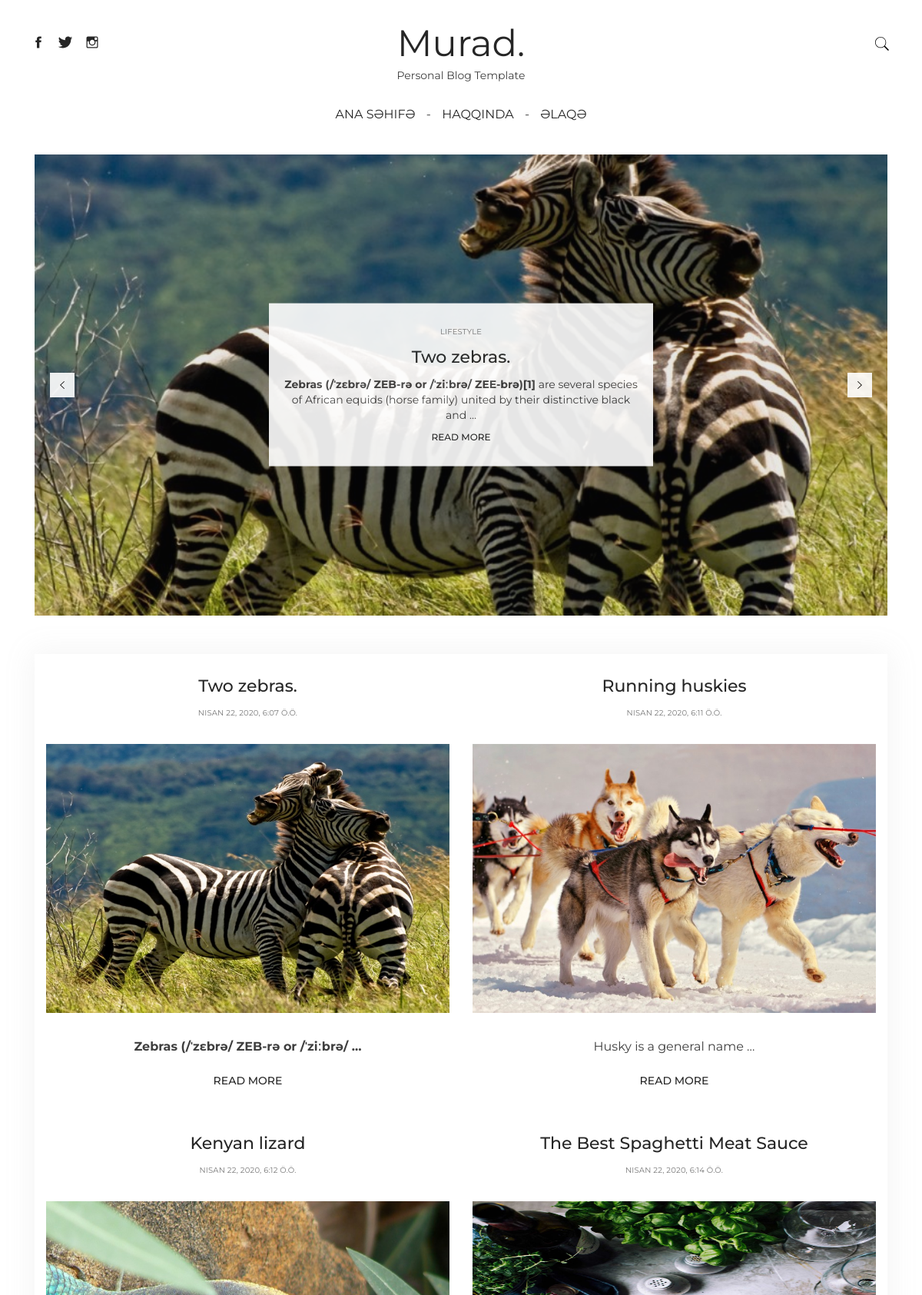
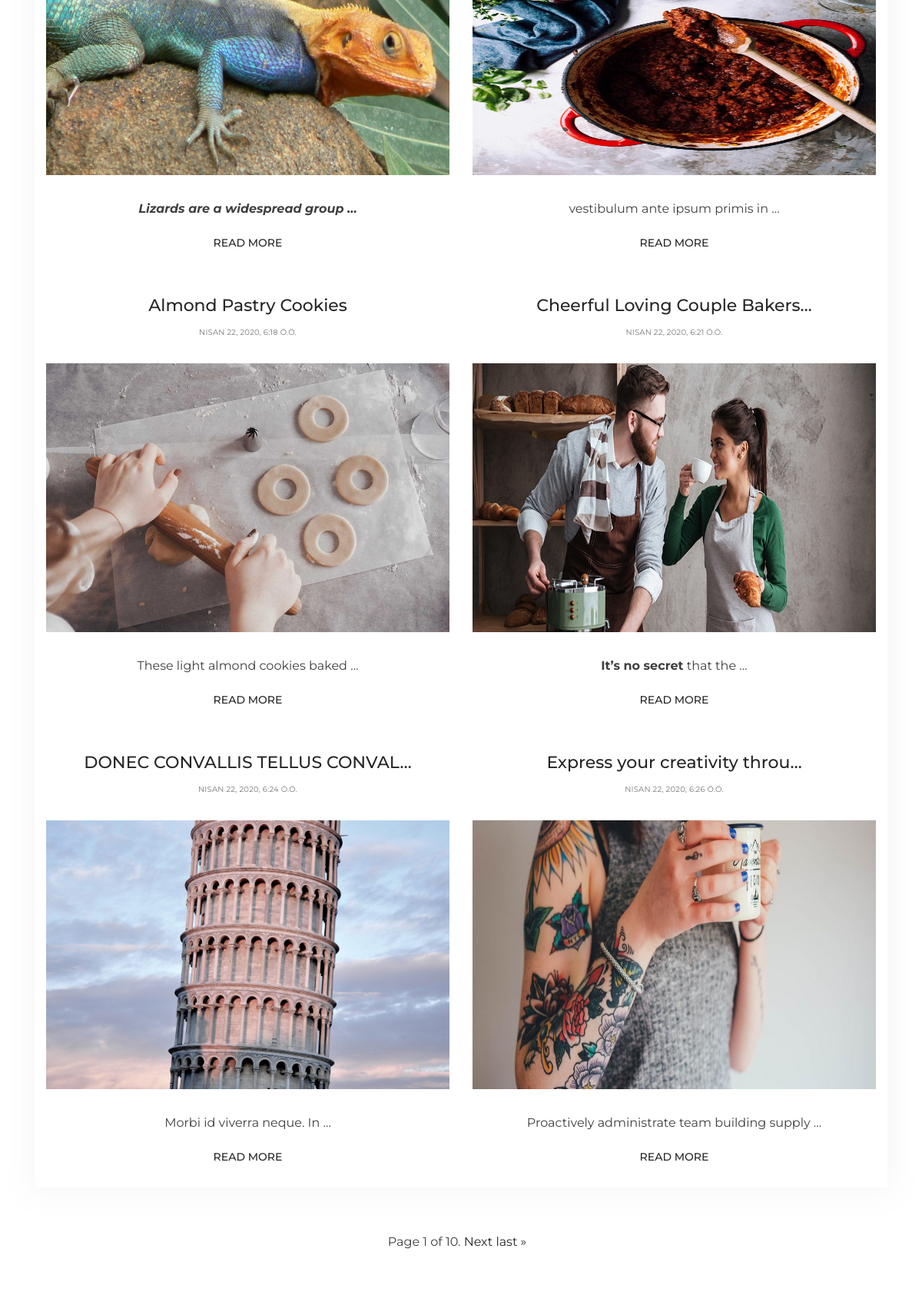
The page / (upper part) on the database its author committed (2 pictures, top to bottom).
### polls/models.py (models this page shows)
class Pages(models.Model):
    id = models.AutoField(auto_created=True, primary_key=True, serialize=False)
    page = models.CharField(max_length=250, verbose_name='Səhifənin adı')
    page_url = models.CharField(max_length=250, verbose_name='Alt səhifə (url)')
    def __str__(self):
        return self.page

class Post(models.Model):
    id = models.AutoField(auto_created=True, primary_key=True, serialize=False)
    page_id = models.ForeignKey(Pages, on_delete=models.CASCADE)
    title = models.CharField(max_length=250, verbose_name='Başlıq')
    slug = models.SlugField(max_length=250,verbose_name='Slug')
    picture = models.ImageField(upload_to='img/',blank=True,verbose_name='Şəkil')
    created_at = models.DateTimeField(verbose_name='İndiki vaxt')
    content = RichTextUploadingField() #HTMLField()
    def __str__(self):
        return self.title
    def image_tag(self):
        from django.utils.html import mark_safe
        return mark_safe('<img src="%s" width="100px" height="100px" />'%(self.picture.url))
    image_tag.short_description = 'Image'
    """class About(models.Model):
    id = models.AutoField(auto_created=True, primary_key=True, serialize=False)
    title = models.CharField(max_length=250, verbose_name='Başlıq')
    picture = models.ImageField(upload_to='img/',blank=True,verbose_name='Şəkil')
    content = RichTextUploadingField() #HTMLField()

    def __str__(self):
        return self.title

    def image_tag(self):
        from django.utils.html import mark_safe
        return mark_safe('<img src="%s" width="100px" height="100px" />'%(self.picture.url))
    image_tag.short_description = 'Image'


class Contact(models.Model):
    id = models.AutoField(auto_created=True, primary_key=True, serialize=False)
    title = models.CharField(max_length=250, verbose_name='Başlıq')
    picture = models.ImageField(upload_to='img/',blank=True,verbose_name='Şəkil')
    content = RichTextUploadingField() #HTMLField()

    def __str__(self):
        return self.title

    def image_tag(self):
        from django.utils.html import mark_safe
        return mark_safe('<img src="%s" width="100px" height="100px" />'%(self.picture.url))
    image_tag.short_description = 'Image'"""

### polls/views.py (the view)
# urls.py: path('', include('polls.urls',namespace="index") ),
def index(request):
    pages= Pages.objects.all()
    data = Post.objects.select_related("page_id").filter(page_id_id__page_url="index")
    data2 = Post.objects.order_by("slug")
    page = Paginator(data2, 1)
    page_number = request.GET.get('page')
    page_obj = page.get_page(page_number)
    print("$$$$$",pages)
    return render(request,"main.html",{"data":data,"page_obj":page_obj,"pages":pages})

### templates/main.html (shortened to what this page needs)
{% extends 'header.html' %}
{% block body %}
      {% load static %}
      {% include 'nav.html' with url=pages%}
      {% include 'index.html' with url=pages%}
    {% endblock %}

### templates/nav.html (shortened to what this page needs)
<header class="header  container">
    <div class="row  header__logo">
      <div class="col-md-3">
        <div class="social-icons">
          <a href="#">
            <svg>
              <use xmlns:xlink="http://www.w3.org/1999/xlink" xlink:href="#icon-facebook"></use>
            </svg>
          </a>
          <a href="#">
            <svg>
              <use xmlns:xlink="http://www.w3.org/1999/xlink" xlink:href="#icon-twitter"></use>
            </svg>
          </a>
          <a href="#">
            <svg>
              <use xmlns:xlink="http://www.w3.org/1999/xlink" xlink:href="#icon-instagram"></use>
            </svg>
          </a>
        </div>
      </div>
      <div class="col-md-6  logo">
        <h1><a class="logo__link" href="{% url 'polls:index' %}">Murad.</a></h1>
        <div class="logo__description">Personal Blog Template</div>
      </div>
      <div class="col-md-3  header__right">
        <div class="top-icons">
          <div class="top-icons__search">
            <svg>
              <use xmlns:xlink="http://www.w3.org/1999/xlink" xlink:href="#icon-search"></use>
            </svg>
          </div>
        </div>
      </div>
    </div>
<nav class="nav">
    <ul class="nav__list">
      {% for page in pages %}
      <li class="nav__item">
        <a href="{% url 'polls:about'  slug=page.page_url%}">{{page}}</a>
      </li>
              {%endfor%}
    </ul>
  </nav>
    </header>

### templates/index.html (shortened to what this page needs)
<section class="container  top-slider">
  <div class="col-md-12">
    <div class="bxslider">
      {% for d in data %}
      <div>
        <div class="featured-image" style="background-image:url(static/{{ d.picture }});">
          <div class="featured-image__content">
            <span class="featured-image__content-category">
              <a href="#">Lifestyle</a>
            </span>
            <span class="featured-image__content-title">
              <a href="{% url 'polls:post' slug=d.slug %}">{{d.title}}</a>
            </span>
            <p>{{d.content|truncatewords_html:20|safe}}</p>
            <span class="featured-image__content-link">
              <a href="{% url 'polls:post' slug=d.slug %}">Read More</a>
            </span>
          </div>
        </div>
      </div>{%endfor%}
    </div>
  </div>
</section>
    <main>
      <div class="container">
        <div class="col-md-12  container--grid">
          <div class="row">
            {% for d in data %}
            <div class="col-sm-6  col-md-6  blog-post  blog-post--grid">
              <div class="blog-post-wrapper">
                <div class="blog-post__info  blog-post__info--top">
                </div>
                <div class="blog-post__title">
                  <h2><a href="{% url 'polls:post' slug=d.slug %}">{{d.title|truncatechars:30}}</a></h2>
                </div>
                <div class="blog-post__info">
                  <span>{{d.created_at}}</span>
                </div>
              </div>
              <div class="blog-post__image">
                <a href="{% url 'polls:post' slug=d.slug %}" ><img style="width:525px;height:350px" src="static/{{ d.picture }}" alt="{{d.title}}"></a>
              </div>
              <div class="blog-post-wrapper">
                <div class="blog-post__content">
                  <p>{{d.content|truncatewords_html:5|safe}}</p>
                </div>
                <div class="blog-post__footer">
                  <a class="blog-post__footer-link" href="{% url 'polls:post' slug=d.slug %}">Read more</a>
                </div>
              </div>
            </div>{%endfor%}
          </div>
          <nav class="blog-pagination">
            <ul class="blog-pagination__items">
              <span class="current">
                Page {{ page_obj.number }} of {{ page_obj.paginator.num_pages }}.
            </span>
              {% if page_obj.has_next %}
              <li class="blog-pagination__item">
                <a href="?page={{ page_obj.next_page_number }}">Next</a>
                <a href="?page={{ page_obj.paginator.num_pages }}">last &raquo;</a>
              </li>
              {% endif %}
            </ul>
          </nav>
        </div>
      </div>
    </main>

### rows shown on the page
Pages: page "ANA SƏHIFƏ"
Pages: page "HAQQINDA"
Pages: page "ƏLAQƏ"
Post: picture (picture), title "Two zebras.", content "Zebras (/ˈzɛbrə/ ZEB-rə or /ˈziːbrə/ ZEE-brə)[1] are several species of African equids (horse family) united by their distinctive black and …", created_at "NISAN 22, 2020, 6:07 Ö.Ö.", content "Zebras (/ˈzɛbrə/ ZEB-rə or /ˈziːbrə/ …"
Post: title "Running huskies", created_at "NISAN 22, 2020, 6:11 Ö.Ö.", picture (picture), content "Husky is a general name …"
Post: title "Kenyan lizard", created_at "NISAN 22, 2020, 6:12 Ö.Ö.", picture (picture), content "Lizards are a widespread group …"
Post: title "The Best Spaghetti Meat Sauce", created_at "NISAN 22, 2020, 6:14 Ö.Ö.", picture (picture), content "vestibulum ante ipsum primis in …"
Post: title "Almond Pastry Cookies", created_at "NISAN 22, 2020, 6:18 Ö.Ö.", picture (picture), content "These light almond cookies baked …"
Post: title "Cheerful Loving Couple Bakers…", created_at "NISAN 22, 2020, 6:21 Ö.Ö.", picture (picture), content "It’s no secret that the …"
Post: title "DONEC CONVALLIS TELLUS CONVAL…", created_at "NISAN 22, 2020, 6:24 Ö.Ö.", picture (picture), content "Morbi id viverra neque. In …"
Post: title "Express your creativity throu…", created_at "NISAN 22, 2020, 6:26 Ö.Ö.", picture (picture), content "Proactively administrate team building supply …"

### other values the page prints
{{ page_obj.number }} "1"
{{ page_obj.paginator.num_pages }} "10"
